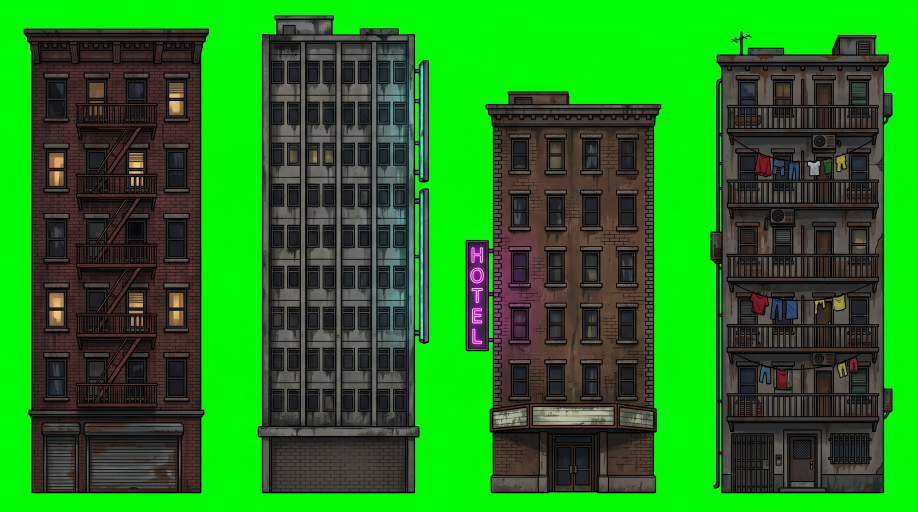
#> input picture art_source/world1/buildings_2d_a.jpg, 2752 x 1536 px (shown at 1/3 size); its folder holds 2 pictures in this run
$ python process_buildings_2d.py
#> lines starting #> are read from the running program, lines starting #| are printed output that depends on the picture; after the words box and inside, x2 and y2 are one past the last pixel; in counts of white or black regions, pixels touching at a corner belong together
#> in main, im is the input picture: PIL image 2752x1536 RGB; mean R, G, B 36, 124.3, 31.1
### art_source/flow_tools.py
"""Herramientas locales para el arte que baja de Google Flow (reemplazan pasos manuales del skill google-flow).

Subcomandos (python art_source/flow_tools.py <cmd> ...):

  ingest [--since MIN] [--dest DIR] [--prefix P] [--pattern GLOB]
      Copia a DIR (por defecto art_source/_inbox) las imágenes nuevas de Downloads (últimos MIN minutos,
      30 por defecto) con un nombre limpio y legible: <prefix><n>_<título>.jpg. No borra nada de Downloads.
      Imprime una línea por archivo: tamaño, fondo detectado (black/white) y destino.

  split SRC [--out DIR] [--name N] [--bg auto|black|white|green] [--min-area 0.002] [--gap 6] [--size H] [--line PX] [--holes] [--glow]
      Recorta el fondo liso de SRC y separa cada objeto de la hoja en un PNG con alfa (<name>_01.png ...),
      ordenados por filas y de izquierda a derecha. --size H escala cada pieza a alto H (Lanczos).
      --line PX quita las rayas separadoras de cuadrícula que Flow a veces dibuja entre celdas (4 por defecto).
      --holes quita tambien el fondo encerrado (huecos de una valla, entre ramas); sin esto solo sale el exterior.
      --glow usa la luminancia como opacidad (fuego/hielo/brillos sobre negro).

  place SRC --kind mob|item|weapon|prop --id ID [--world N] [--game-h H] [--flip] [--force] [--dry-run]
      Deja UN asset listo en su destino del juego (recorta fondo, queda con el objeto mas grande):
        mob    -> assets/art/world<N>/mob_<id>.png, alto = 3 x H (H = alto en juego en px, --game-h),
                  imprime la linea para MOBS de core/art/armor_art.gd. --flip lo voltea (si mira a la izquierda).
        item   -> assets/art/items/<id>.png, 32x32 con el objeto centrado.
        weapon -> assets/art/weapons/<id>.png, ancho 256 (--width) manteniendo proporcion.
        prop   -> assets/art/world<N>/<id>.png, alto --game-h (o --width) manteniendo proporcion.
      No pisa un archivo existente sin --force. --dry-run solo informa.

  contact FILE... [--out contact.png] [--cols 6] [--cell 160]
      Junta varios PNG/JPG en una sola hoja de contacto con etiqueta e índice sobre un damero, para
      revisarlos con UNA sola lectura de imagen.

El fondo se detecta solo mirando las esquinas (Flow a veces ignora "fondo negro" y usa blanco).
"""
import argparse
import glob
import json
import math
import os
import re
import shutil
import sys
import time

import numpy as np
from PIL import Image, ImageDraw
from scipy import ndimage

HERE = os.path.dirname(os.path.abspath(__file__))
DOWNLOADS = os.path.join(os.path.expanduser("~"), "Downloads")
IMG_EXT = (".jpg", ".jpeg", ".png", ".webp")


LOG = os.path.join(HERE, "flow_log.jsonl")


# [18 lines left out: functions log, detect_bg, not called in this run]


def cut_out(rgb, bg="black", thresh=28.0, glow=False, holes=False):
    """RGBA uint8: fondo liso conectado al borde -> transparente. `glow`: luminancia = opacidad."""
#> called with bg = 'green', thresh = 28, glow = False, holes = False
    rgb = rgb.astype(np.float32)
    if glow:
        alpha = np.clip((rgb.max(axis=2) - 10.0) / 120.0, 0.0, 1.0)
        color = np.clip(rgb / np.maximum(alpha[..., None], 0.05), 0, 255)
        return np.dstack([color, alpha * 255.0]).astype(np.uint8)
    if bg == "green":
        # Croma: verde dominante sobre rojo y azul (tolera el degradé y la compresión de Flow)
        is_bg = (rgb[..., 1] > 90.0) & (rgb[..., 1] > rgb[..., 0] * 1.35 + 20.0) & (rgb[..., 1] > rgb[..., 2] * 1.35 + 20.0)
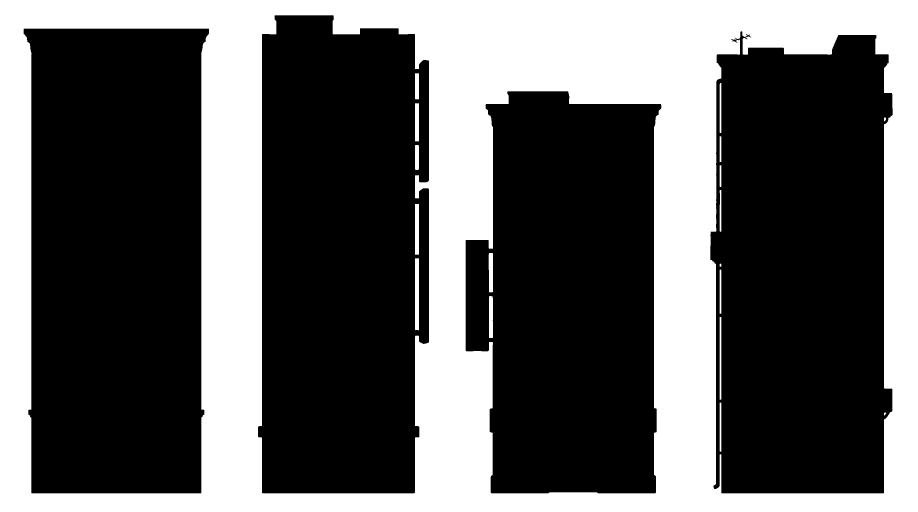
#> is_bg: shape (1536, 2752) bool (shown at 1/3 size); 37.2% white; 18 white regions, largest, box (x1, y1, x2, y2) and area: (0, 0, 2752, 1536) 1556690, (1245, 775, 1257, 991) 2581, (1245, 612, 1257, 764) 1824
    else:
        is_bg = rgb.max(axis=2) < thresh if bg == "black" else rgb.min(axis=2) > 255.0 - thresh
    labels, _ = ndimage.label(is_bg)
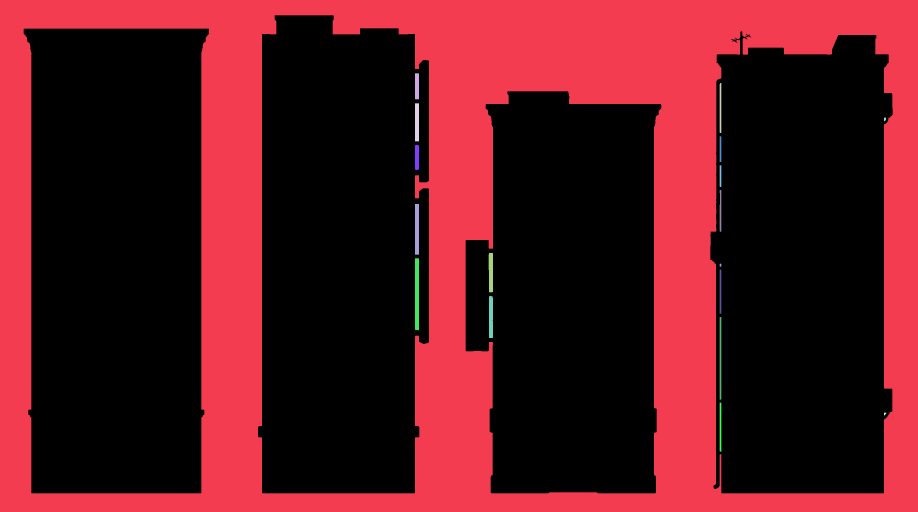
#> labels: shape (1536, 2752) int32 (shown at 1/3 size); 19 distinct labels, from 0 to 18; one colour per label, 0 black
    border = set(np.unique(np.concatenate([labels[0], labels[-1], labels[:, 0], labels[:, -1]])))
#> border = 1 item
    border.discard(0)
    background = is_bg if holes else np.isin(labels, list(border))
#> background: shape (1536, 2752) bool; 36.8% white; 1 white region, box (x1, y1, x2, y2) and area: (0, 0, 2752, 1536) 1556690
    alpha = ndimage.binary_erosion(~background, iterations=1).astype(np.float32)
#> alpha: shape (1536, 2752) float32; values 0 (black) and 1 (white), 62.8% white; 1 black region, box (x1, y1, x2, y2) and area: (0, 0, 2752, 1536) 1572800
    alpha = ndimage.gaussian_filter(alpha, 0.8)
    if bg == "green":
        # Despill: el borde no puede quedar más verde que el mayor de rojo y azul
        band = ndimage.binary_dilation(background, iterations=3)
#> band: shape (1536, 2752) bool; 38% white; 1 white region, box (x1, y1, x2, y2) and area: (0, 0, 2752, 1536) 1604674
        rgb[..., 1] = np.where(band, np.minimum(rgb[..., 1], np.maximum(rgb[..., 0], rgb[..., 2]) * 1.08), rgb[..., 1])
    return np.clip(np.dstack([rgb, alpha * 255.0]), 0, 255).astype(np.uint8)


# [10 lines left out: function drop_lines, not called in this run]


def split_objects(rgba, min_area=0.002, gap=12):
    """Cajas (x0, y0, x1, y1) de cada objeto: componentes del alfa unidos si están a menos de `gap` px."""
#> called with min_area = 0.002, gap = 10
    solid = rgba[..., 3] > 30
#> solid: shape (1536, 2752) bool; 63.2% white; 1 black region, box (x1, y1, x2, y2) and area: (0, 0, 2752, 1536) 1556744
    merged = ndimage.binary_dilation(solid, iterations=gap)
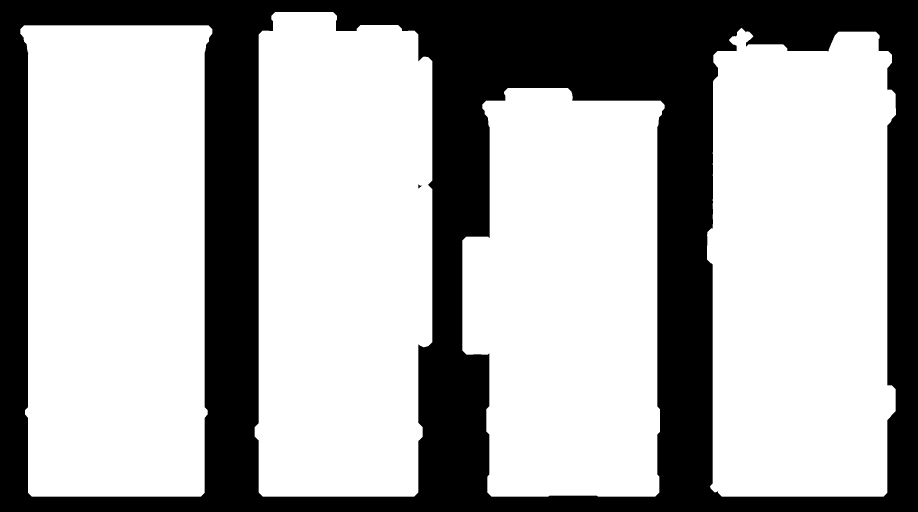
#> merged: shape (1536, 2752) bool (shown at 1/3 size); 66.9% white; 2 black regions, box (x1, y1, x2, y2) and area: (0, 0, 2752, 1536) 1399670, (1255, 553, 1266, 566) 60
    labels, n = ndimage.label(merged)
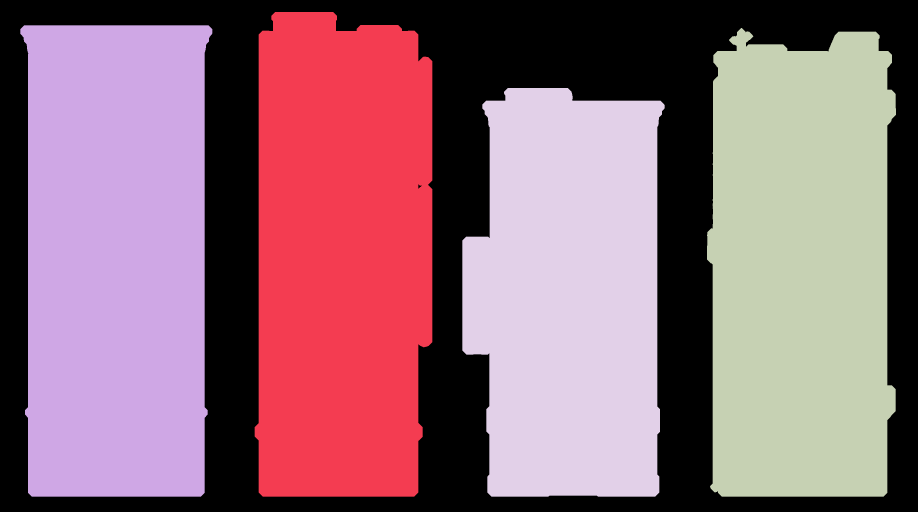
#> labels: shape (1536, 2752) int32 (shown at 1/3 size); 5 distinct labels, from 0 to 4; one colour per label, 0 black
#> n = 4
    total = solid.size
    boxes = []
    for i, sl in enumerate(ndimage.find_objects(labels), start=1):
        if sl is None:
            continue
        area = int(np.count_nonzero(solid[sl] & (labels[sl] == i)))
        if area < min_area * total:
            continue
        ys, xs = sl
        boxes.append((xs.start, ys.start, xs.stop, ys.stop))
#> this loop made 4 passes
#> area on passes 1 to 4: 678292, 712957, 677948, 601131
#> after the loop, boxes = [(764, 36, 1297, 1490), (61, 76, 637, 1490), (2121, 84, 2688, 1490), (1387, 264, 1994, 1490)]
    # Orden de lectura: filas (por centro vertical, tolerancia = mitad del alto medio) y luego izquierda->derecha
    if not boxes:
        return boxes
    mean_h = float(np.mean([b[3] - b[1] for b in boxes]))
#> mean_h = 1375
    boxes.sort(key=lambda b: (round(((b[1] + b[3]) / 2) / max(mean_h * 0.75, 1.0)), b[0]))
    return boxes


# [214 lines left out: functions tight_crop, clean_title, cmd_ingest, cmd_split, largest_piece, cmd_place and 2 more, not called in this run]


# [2 lines that do not run on import are left out]

### art_source/world1/process_buildings_2d.py
"""Edificios 2D del Mundo 1 (dos hojas de Flow con croma verde) -> assets/art/world1/buildings/bld_01..08.png
y sus salidas para enemigos en levels/building_exits.gd.

Uso: python -I art_source/world1/process_buildings_2d.py
Entrada: art_source/world1/buildings_2d_a.jpg (altos) y buildings_2d_b.jpg (bajos), 2752x1536, 4 edificios cada una.
Después: Godot --headless --path . --import  y  python art_source/world1/bake_buildings.py

Las salidas se marcan a mano en coordenadas de la hoja (px de la imagen original) y se pasan a px del PNG final:
  doors  puertas, persianas y portones por donde salen los humanos
  rats   la abertura baja (reja de sótano, caño, agujero) por donde salen las ratas
"""
import os
import sys

import numpy as np
from PIL import Image

HERE = os.path.dirname(os.path.abspath(__file__))
ROOT = os.path.abspath(os.path.join(HERE, "..", ".."))
sys.path.insert(0, HERE)
sys.path.insert(0, os.path.dirname(HERE))
from flow_tools import cut_out, split_objects  # noqa: E402

DST = os.path.join(ROOT, "assets", "art", "world1", "buildings")
OUT_GD = os.path.join(ROOT, "levels", "building_exits.gd")
# Escala hoja -> juego: puertas a ~1.3 veces el alto de Gunther
K = 0.51
# La hoja b trae una línea de piso negra que une los edificios: se corta por encima
CROP_BOTTOM = {"b": 1338}
# Las coordenadas de abajo se tomaron sobre la hoja vista a 2000 px de ancho (x 1.376 = px originales)
VIEW = 2752.0 / 2000.0

# (hoja, salidas): rectángulos (x0, y0, x1, y1) en la vista de 2000 px, de izquierda a derecha
SHEETS = [
    ("a", [
        {"doors": [(100, 945, 165, 1070), (195, 950, 390, 1070)], "rats": [(205, 1010, 290, 1070)]},
        {"doors": [], "rats": [(690, 1005, 785, 1060)]},
        {"doors": [(1200, 945, 1290, 1068)], "rats": [(1340, 1035, 1392, 1070)]},
        {"doors": [(1715, 945, 1780, 1065), (1595, 945, 1685, 1068)], "rats": [(1820, 1038, 1875, 1068)]},
    ]),
    ("b", [
        {"doors": [(100, 765, 345, 972), (448, 820, 528, 972)], "rats": [(355, 870, 430, 972)]},
        {"doors": [(697, 805, 778, 972)], "rats": [(850, 932, 940, 972)]},
        {"doors": [(1130, 785, 1330, 972), (1365, 775, 1450, 972)], "rats": [(1100, 900, 1180, 972)]},
        {"doors": [(1820, 785, 1915, 972)], "rats": [(1645, 935, 1735, 972)]},
    ]),
]


def despill(rgba):
    a = rgba.astype(np.float32)
    m = np.maximum(a[..., 0], a[..., 2])
    g = a[..., 1] > m * 1.12 + 6
    a[..., 1] = np.where(g, m * 1.05, a[..., 1])
    return a.clip(0, 255).astype(np.uint8)


def main():
    lines = []
    index = 0
    for sheet, exits in SHEETS:
        im = Image.open(os.path.join(HERE, "buildings_2d_%s.jpg" % sheet)).convert("RGB")
        if sheet in CROP_BOTTOM:
            im = im.crop((0, 0, im.width, CROP_BOTTOM[sheet]))
        rgba = cut_out(np.asarray(im), bg="green")
        boxes = sorted(split_objects(rgba, 0.002, 10), key=lambda b: b[0])
#> boxes = [(61, 76, 637, 1490), (764, 36, 1297, 1490), (1387, 264, 1994, 1490), (2121, 84, 2688, 1490)]
        assert len(boxes) == len(exits), "hoja %s: %d edificios, se esperaban %d" % (sheet, len(boxes), len(exits))
        for (x0, y0, x1, y1), ex in zip(boxes, exits):
            index += 1
            piece = rgba[y0:y1, x0:x1].copy()
            piece[..., 3] = np.where(piece[..., 3] >= 128, 255, 0)
            ys, xs = np.where(piece[..., 3] > 0)
            left, top, right, bottom = xs.min(), ys.min(), xs.max() + 1, ys.max() + 1
            piece = piece[top:bottom, left:right]
            ox, oy = x0 + left, y0 + top
            out = Image.fromarray(despill(piece)).resize((round(piece.shape[1] * K), round(piece.shape[0] * K)), Image.LANCZOS)
            arr = np.asarray(out).copy()
            arr[..., 3] = np.where(arr[..., 3] >= 128, 255, 0)
            name = "bld_%02d" % index
            Image.fromarray(arr).save(os.path.join(DST, name + ".png"))

            def to_px(r):
                rx0, ry0, rx1, ry1 = [v * VIEW for v in r]
                px0 = max((rx0 - ox) * K, 0.0)
                py0 = max((ry0 - oy) * K, 0.0)
                px1 = min((rx1 - ox) * K, out.width)
                py1 = min((ry1 - oy) * K, out.height)
                return "Rect2(%.0f, %.0f, %.0f, %.0f)" % (px0, py0, px1 - px0, py1 - py0)

            doors = ", ".join(to_px(r) for r in ex["doors"])
            rats = ", ".join(to_px(r) for r in ex["rats"])
            lines.append('\t"%s": {"doors": [%s], "rats": [%s]},' % (name, doors, rats))
            print(name, out.size)
#> this loop made 4 passes
#> (x0, y0, x1, right, bottom, ox, oy, name) on passes 1, 3, 4: (61, 76, 637, 565, 1403, 72, 87, 'bld_01'), (1387, 264, 1994, 596, 1215, 1398, 275, 'bld_03'), (2121, 84, 2688, 556, 1395, 2132, 95, 'bld_04')
#> (printed output is left out)
#> pass 1, in main, `piece = piece[top:bottom, left:right]`:
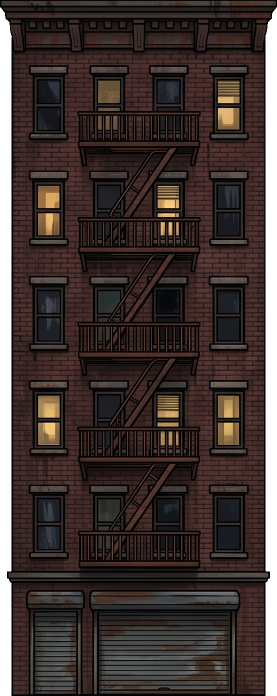
#> piece: shape (1392, 554, 4) (shown at 1/2 size); mean R, G, B, A 46, 34.5, 31.9, 234.5; transparent parts drawn white
#> pass 1, in despill, `m = np.maximum(a[..., 0], a[..., 2])`:
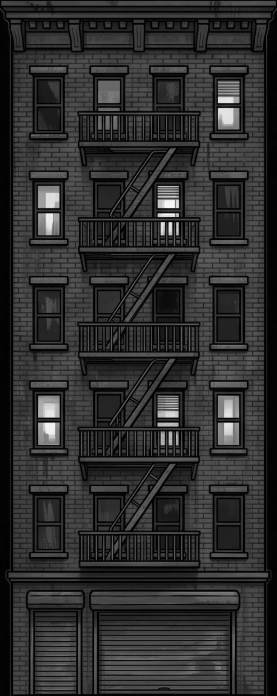
#> m: shape (1392, 554) float32 (shown at 1/2 size); min 0, max 254, mean 46.6
#> after the loop:
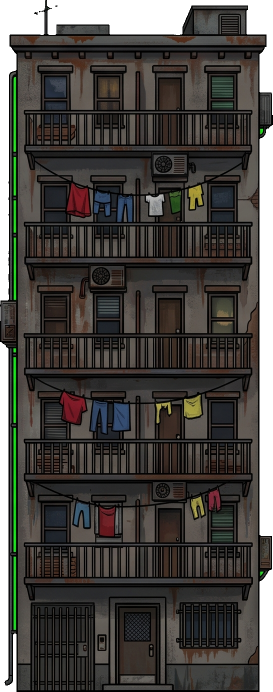
#> piece: shape (1384, 545, 4) (shown at 1/2 size); mean R, G, B, A 46.4, 43.9, 40.3, 227.7; transparent parts drawn white
#> after the loop, index = 4; lines = 4 items
#> pass 2 of the loop in main, `for sheet, exits in SHEETS:`:
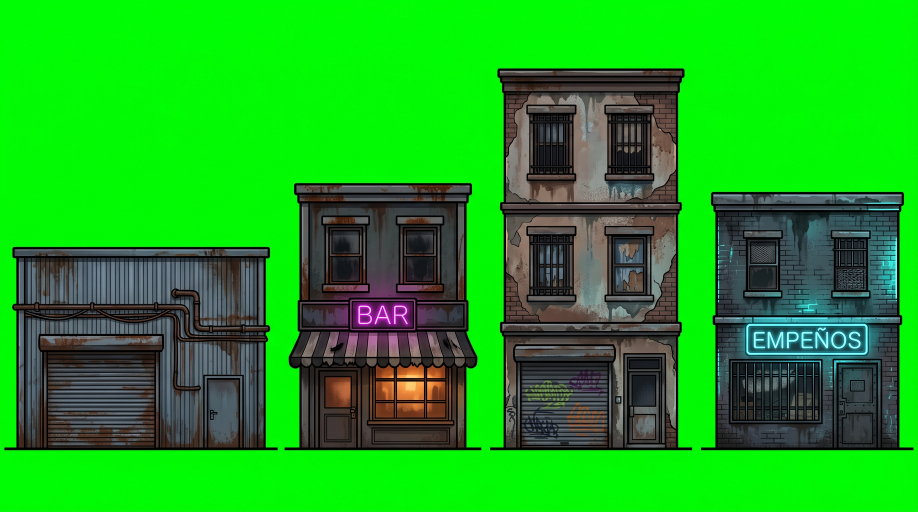
#> input picture art_source/world1/buildings_2d_b.jpg, 2752 x 1536 px (shown at 1/3 size)
#> in main, im is the input picture: PIL image 2752x1536 RGB; mean R, G, B 29.1, 167.1, 31.3
#> im: PIL image 2752x1338 RGB
#> in cut_out (call 2), `is_bg = (rgb[..., 1] > 90.0) & (rgb[..., 1] > rgb[..., 0] * 1.35 + 20...`:
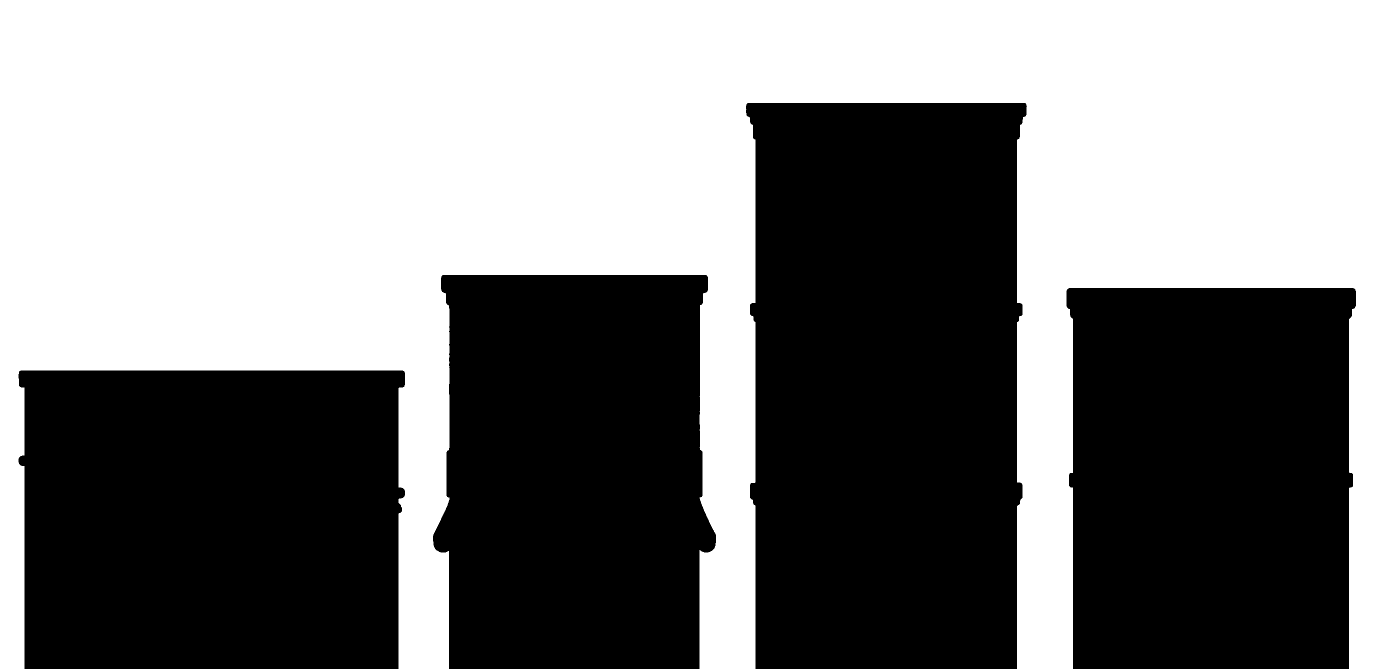
#> is_bg: shape (1338, 2752) bool (shown at 1/2 size); 49.3% white; 1 white region, box (x1, y1, x2, y2) and area: (0, 0, 2752, 1338) 1815221
#> border = 2 items
#> the loop in split_objects (call 2), `for i, sl in enumerate(ndimage.find_objects(labels), start=1):` made 4 passes
#> area on passes 1 to 4: 595179, 401483, 422361, 447927
#> in main, `boxes = sorted(split_objects(rgba, 0.002, 10), key=lambda b: b[0])`: boxes = [(27, 731, 820, 1338), (856, 540, 1442, 1338), (1482, 196, 2064, 1338), (2123, 566, 2722, 1338)]
#> the loop in main, `for (x0, y0, x1, y1), ex in zip(boxes, exits):` made 4 passes
#> (x0, y0, x1, right, bottom, ox, oy, name) on passes 1 to 4: (27, 731, 820, 782, 606, 38, 742, 'bld_05'), (856, 540, 1442, 575, 797, 867, 551, 'bld_06'), (1482, 196, 2064, 570, 1141, 1493, 207, 'bld_07'), (2123, 566, 2722, 588, 771, 2134, 577, 'bld_08')
#> (printed output is left out)
#> after the loop in main, `for (x0, y0, x1, y1), ex in zip(boxes, exits):`:
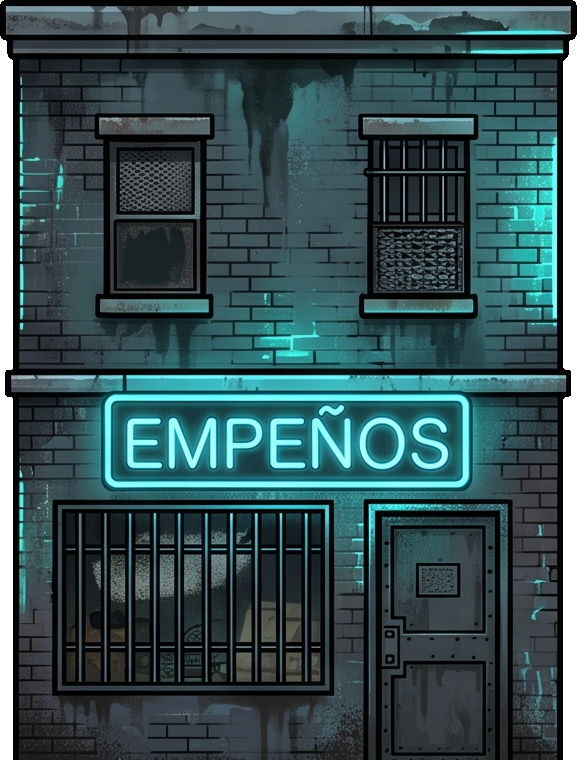
#> piece: shape (760, 577, 4); mean R, G, B, A 43.5, 70, 73.6, 244.1; transparent parts drawn white
#> after the loop in main, `for (x0, y0, x1, y1), ex in zip(boxes, exits):`: index = 8; lines = 8 items

    with open(OUT_GD, "w", encoding="utf-8", newline="\n") as f:
        f.write("extends RefCounted\n")
        f.write("## Salidas de enemigos de cada edificio del Mundo 1, en px de su PNG (`assets/art/world1/buildings/`).\n")
        f.write("## Generado por art_source/world1/process_buildings_2d.py: no editar a mano, cambiar las coordenadas allá.\n")
        f.write("##   doors  puertas, persianas y portones (humanos)\n")
        f.write("##   rats   abertura baja dibujada en la base (ratas)\n")
        f.write("## Sin class_name: lo usa `ambush_director.gd` por `preload`.\n\n")
        f.write("const EXITS: Dictionary = {\n")
        f.write("\n".join(lines) + "\n}\n")
    print("ok", os.path.relpath(OUT_GD, ROOT))
#| ok levels/building_exits.gd


if __name__ == "__main__":
    main()
